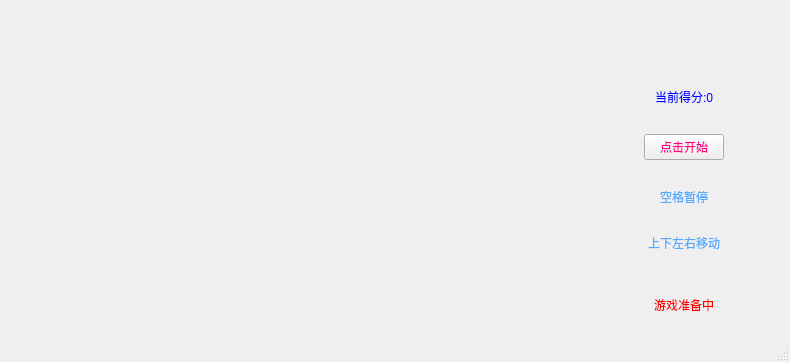
<?xml version="1.0" encoding="UTF-8"?>
<ui version="4.0">
 <class>MainWindow</class>
 <widget class="QMainWindow" name="MainWindow">
  <property name="geometry">
   <rect>
    <x>0</x>
    <y>0</y>
    <width>790</width>
    <height>362</height>
   </rect>
  </property>
  <property name="windowTitle">
   <string>MainWindow</string>
  </property>
  <property name="styleSheet">
   <string notr="true"/>
  </property>
  <widget class="QWidget" name="centralWidget">
   <layout class="QGridLayout" name="gridLayout">
    <item row="0" column="1">
     <widget class="NextBlock" name="next" native="true">
      <property name="sizePolicy">
       <sizepolicy hsizetype="Preferred" vsizetype="Preferred">
        <horstretch>1</horstretch>
        <verstretch>1</verstretch>
       </sizepolicy>
      </property>
     </widget>
    </item>
    <item row="2" column="1">
     <widget class="QWidget" name="widget" native="true">
      <layout class="QHBoxLayout" name="horizontalLayout">
       <item>
        <spacer name="horizontalSpacer">
         <property name="orientation">
          <enum>Qt::Horizontal</enum>
         </property>
         <property name="sizeHint" stdset="0">
          <size>
           <width>30</width>
           <height>20</height>
          </size>
         </property>
        </spacer>
       </item>
       <item>
        <widget class="QLabel" name="label">
         <property name="styleSheet">
          <string notr="true">color: rgb(255, 0, 0);</string>
         </property>
         <property name="text">
          <string>游戏准备中</string>
         </property>
        </widget>
       </item>
       <item>
        <spacer name="horizontalSpacer_2">
         <property name="orientation">
          <enum>Qt::Horizontal</enum>
         </property>
         <property name="sizeHint" stdset="0">
          <size>
           <width>30</width>
           <height>20</height>
          </size>
         </property>
        </spacer>
       </item>
      </layout>
     </widget>
    </item>
    <item row="0" column="0" rowspan="3">
     <widget class="GameWidget" name="game" native="true">
      <property name="enabled">
       <bool>true</bool>
      </property>
      <property name="sizePolicy">
       <sizepolicy hsizetype="Preferred" vsizetype="Preferred">
        <horstretch>3</horstretch>
        <verstretch>3</verstretch>
       </sizepolicy>
      </property>
     </widget>
    </item>
    <item row="1" column="1">
     <widget class="QWidget" name="info" native="true">
      <property name="sizePolicy">
       <sizepolicy hsizetype="Preferred" vsizetype="Preferred">
        <horstretch>1</horstretch>
        <verstretch>1</verstretch>
       </sizepolicy>
      </property>
      <layout class="QVBoxLayout" name="verticalLayout">
       <item>
        <widget class="QWidget" name="widget_5" native="true">
         <layout class="QHBoxLayout" name="horizontalLayout_2">
          <item>
           <widget class="QLabel" name="label_2">
            <property name="sizePolicy">
             <sizepolicy hsizetype="Fixed" vsizetype="Fixed">
              <horstretch>0</horstretch>
              <verstretch>0</verstretch>
             </sizepolicy>
            </property>
            <property name="styleSheet">
             <string notr="true">color: rgb(0, 0, 255);</string>
            </property>
            <property name="text">
             <string>当前得分:0</string>
            </property>
           </widget>
          </item>
         </layout>
        </widget>
       </item>
       <item>
        <widget class="QWidget" name="widget_6" native="true">
         <layout class="QHBoxLayout" name="horizontalLayout_3">
          <item>
           <widget class="QPushButton" name="pushButton">
            <property name="sizePolicy">
             <sizepolicy hsizetype="Fixed" vsizetype="Fixed">
              <horstretch>0</horstretch>
              <verstretch>0</verstretch>
             </sizepolicy>
            </property>
            <property name="focusPolicy">
             <enum>Qt::ClickFocus</enum>
            </property>
            <property name="styleSheet">
             <string notr="true">color: rgb(255, 0, 127);</string>
            </property>
            <property name="text">
             <string>点击开始</string>
            </property>
           </widget>
          </item>
         </layout>
        </widget>
       </item>
       <item>
        <widget class="QWidget" name="widget_7" native="true">
         <layout class="QHBoxLayout" name="horizontalLayout_4">
          <item>
           <widget class="QLabel" name="label_3">
            <property name="sizePolicy">
             <sizepolicy hsizetype="Fixed" vsizetype="Fixed">
              <horstretch>0</horstretch>
              <verstretch>0</verstretch>
             </sizepolicy>
            </property>
            <property name="styleSheet">
             <string notr="true">color: rgb(85, 170, 255);</string>
            </property>
            <property name="text">
             <string>空格暂停</string>
            </property>
           </widget>
          </item>
         </layout>
        </widget>
       </item>
       <item>
        <widget class="QWidget" name="widget_8" native="true">
         <layout class="QHBoxLayout" name="horizontalLayout_5">
          <item>
           <widget class="QLabel" name="label_4">
            <property name="sizePolicy">
             <sizepolicy hsizetype="Fixed" vsizetype="Fixed">
              <horstretch>0</horstretch>
              <verstretch>0</verstretch>
             </sizepolicy>
            </property>
            <property name="styleSheet">
             <string notr="true">color: rgb(85, 170, 255);</string>
            </property>
            <property name="text">
             <string>上下左右移动</string>
            </property>
           </widget>
          </item>
         </layout>
        </widget>
       </item>
      </layout>
     </widget>
    </item>
   </layout>
  </widget>
  <widget class="QMenuBar" name="menuBar">
   <property name="geometry">
    <rect>
     <x>0</x>
     <y>0</y>
     <width>790</width>
     <height>21</height>
    </rect>
   </property>
  </widget>
  <widget class="QStatusBar" name="statusBar"/>
 </widget>
 <layoutdefault spacing="6" margin="11"/>
 <customwidgets>
  <customwidget>
   <class>GameWidget</class>
   <extends>QWidget</extends>
   <header location="global">gamewidget.h</header>
   <container>1</container>
  </customwidget>
  <customwidget>
   <class>NextBlock</class>
   <extends>QWidget</extends>
   <header location="global">nextblock.h</header>
   <container>1</container>
  </customwidget>
 </customwidgets>
 <resources/>
 <connections/>
</ui>
